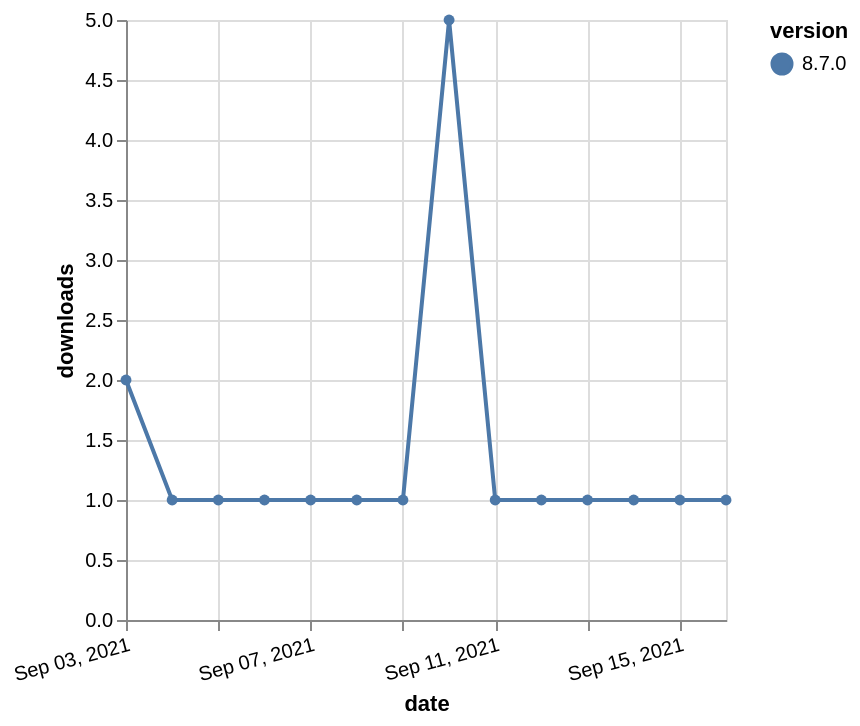

Write the Vega-Lite specification saved for this chart.
### Vega-Lite specification from a JSON file in a GitHub repository (floating-point values rounded to 4 significant figures)
{"$schema": "https://vega.github.io/schema/vega-lite/v5.json", "description": "A simple bar chart with embedded data.", "data": {"values": [{"date": "2021-09-03", "total": 492, "delta": 2, "version": "8.7.0"}, {"date": "2021-09-04", "total": 493, "delta": 1, "version": "8.7.0"}, {"date": "2021-09-05", "total": 494, "delta": 1, "version": "8.7.0"}, {"date": "2021-09-06", "total": 495, "delta": 1, "version": "8.7.0"}, {"date": "2021-09-07", "total": 496, "delta": 1, "version": "8.7.0"}, {"date": "2021-09-08", "total": 497, "delta": 1, "version": "8.7.0"}, {"date": "2021-09-09", "total": 498, "delta": 1, "version": "8.7.0"}, {"date": "2021-09-10", "total": 503, "delta": 5, "version": "8.7.0"}, {"date": "2021-09-11", "total": 504, "delta": 1, "version": "8.7.0"}, {"date": "2021-09-12", "total": 505, "delta": 1, "version": "8.7.0"}, {"date": "2021-09-13", "total": 506, "delta": 1, "version": "8.7.0"}, {"date": "2021-09-14", "total": 507, "delta": 1, "version": "8.7.0"}, {"date": "2021-09-15", "total": 508, "delta": 1, "version": "8.7.0"}, {"date": "2021-09-16", "total": 509, "delta": 1, "version": "8.7.0"}]}, "width": "container", "mark": {"type": "line", "point": {"filled": true}}, "encoding": {"x": {"field": "date", "type": "temporal", "timeUnit": "yearmonthdate", "title": "date", "axis": {"labelAngle": -15}}, "y": {"field": "delta", "type": "quantitative", "title": "downloads"}, "color": {"field": "version", "type": "nominal"}, "tooltip": {"field": "delta"}}}
